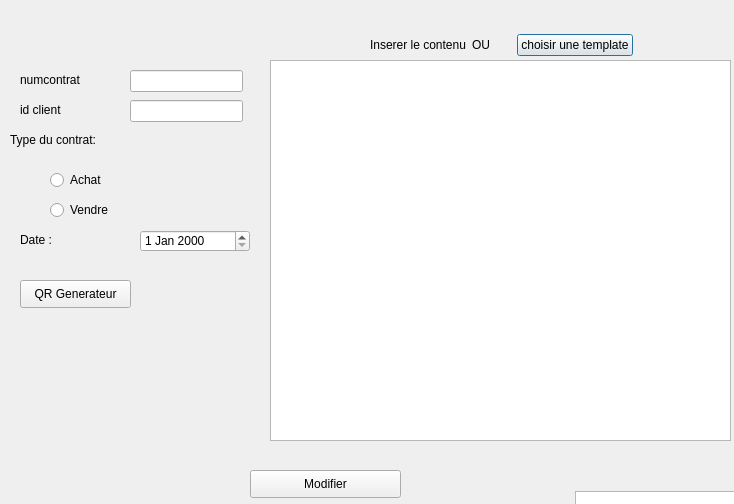
<?xml version="1.0" encoding="UTF-8"?>
<ui version="4.0">
 <class>modifiercontrat</class>
 <widget class="QDialog" name="modifiercontrat">
  <property name="geometry">
   <rect>
    <x>0</x>
    <y>0</y>
    <width>734</width>
    <height>504</height>
   </rect>
  </property>
  <property name="windowTitle">
   <string>Dialog</string>
  </property>
  <widget class="QTableView" name="tableView">
   <property name="geometry">
    <rect>
     <x>575</x>
     <y>491</y>
     <width>211</width>
     <height>151</height>
    </rect>
   </property>
  </widget>
  <widget class="QWidget" name="layoutWidget">
   <property name="geometry">
    <rect>
     <x>370</x>
     <y>30</y>
     <width>263</width>
     <height>30</height>
    </rect>
   </property>
   <layout class="QHBoxLayout" name="horizontalLayout_4">
    <item>
     <widget class="QLabel" name="label_17">
      <property name="text">
       <string>Inserer le contenu</string>
      </property>
     </widget>
    </item>
    <item>
     <widget class="QLabel" name="label_18">
      <property name="text">
       <string>OU</string>
      </property>
     </widget>
    </item>
    <item>
     <widget class="QPushButton" name="pushButton_28">
      <property name="styleSheet">
       <string notr="true"/>
      </property>
      <property name="text">
       <string>choisir une template</string>
      </property>
     </widget>
    </item>
   </layout>
  </widget>
  <widget class="QTextEdit" name="textEdit_4">
   <property name="geometry">
    <rect>
     <x>270</x>
     <y>60</y>
     <width>461</width>
     <height>381</height>
    </rect>
   </property>
   <property name="autoFillBackground">
    <bool>false</bool>
   </property>
   <property name="styleSheet">
    <string notr="true"/>
   </property>
   <property name="frameShadow">
    <enum>QFrame::Plain</enum>
   </property>
  </widget>
  <widget class="QPushButton" name="pushButton_27">
   <property name="geometry">
    <rect>
     <x>250</x>
     <y>470</y>
     <width>151</width>
     <height>28</height>
    </rect>
   </property>
   <property name="styleSheet">
    <string notr="true"/>
   </property>
   <property name="text">
    <string>Modifier</string>
   </property>
  </widget>
  <widget class="QLineEdit" name="lineEdit_12">
   <property name="geometry">
    <rect>
     <x>130</x>
     <y>100</y>
     <width>113</width>
     <height>22</height>
    </rect>
   </property>
   <property name="styleSheet">
    <string notr="true"/>
   </property>
  </widget>
  <widget class="QLabel" name="label_10">
   <property name="geometry">
    <rect>
     <x>20</x>
     <y>70</y>
     <width>101</width>
     <height>20</height>
    </rect>
   </property>
   <property name="text">
    <string>numcontrat</string>
   </property>
  </widget>
  <widget class="QRadioButton" name="radioButton_5">
   <property name="geometry">
    <rect>
     <x>50</x>
     <y>170</y>
     <width>97</width>
     <height>20</height>
    </rect>
   </property>
   <property name="text">
    <string>Achat</string>
   </property>
  </widget>
  <widget class="QRadioButton" name="radioButton_6">
   <property name="geometry">
    <rect>
     <x>50</x>
     <y>200</y>
     <width>97</width>
     <height>20</height>
    </rect>
   </property>
   <property name="text">
    <string>Vendre</string>
   </property>
  </widget>
  <widget class="QPushButton" name="pushButton_26">
   <property name="geometry">
    <rect>
     <x>20</x>
     <y>280</y>
     <width>111</width>
     <height>28</height>
    </rect>
   </property>
   <property name="styleSheet">
    <string notr="true"/>
   </property>
   <property name="text">
    <string>QR Generateur</string>
   </property>
  </widget>
  <widget class="QLabel" name="label_16">
   <property name="geometry">
    <rect>
     <x>20</x>
     <y>230</y>
     <width>101</width>
     <height>20</height>
    </rect>
   </property>
   <property name="text">
    <string>Date :</string>
   </property>
  </widget>
  <widget class="QLabel" name="label_9">
   <property name="geometry">
    <rect>
     <x>20</x>
     <y>100</y>
     <width>101</width>
     <height>20</height>
    </rect>
   </property>
   <property name="text">
    <string>id client</string>
   </property>
  </widget>
  <widget class="QLineEdit" name="lineEdit_11">
   <property name="geometry">
    <rect>
     <x>130</x>
     <y>70</y>
     <width>113</width>
     <height>22</height>
    </rect>
   </property>
   <property name="sizePolicy">
    <sizepolicy hsizetype="Expanding" vsizetype="Preferred">
     <horstretch>0</horstretch>
     <verstretch>0</verstretch>
    </sizepolicy>
   </property>
   <property name="styleSheet">
    <string notr="true"/>
   </property>
  </widget>
  <widget class="QDateEdit" name="dateEdit_3">
   <property name="geometry">
    <rect>
     <x>140</x>
     <y>230</y>
     <width>110</width>
     <height>22</height>
    </rect>
   </property>
   <property name="styleSheet">
    <string notr="true"/>
   </property>
  </widget>
  <widget class="QLabel" name="label_11">
   <property name="geometry">
    <rect>
     <x>10</x>
     <y>130</y>
     <width>131</width>
     <height>20</height>
    </rect>
   </property>
   <property name="text">
    <string>Type du contrat:</string>
   </property>
  </widget>
 </widget>
 <resources/>
 <connections/>
</ui>
